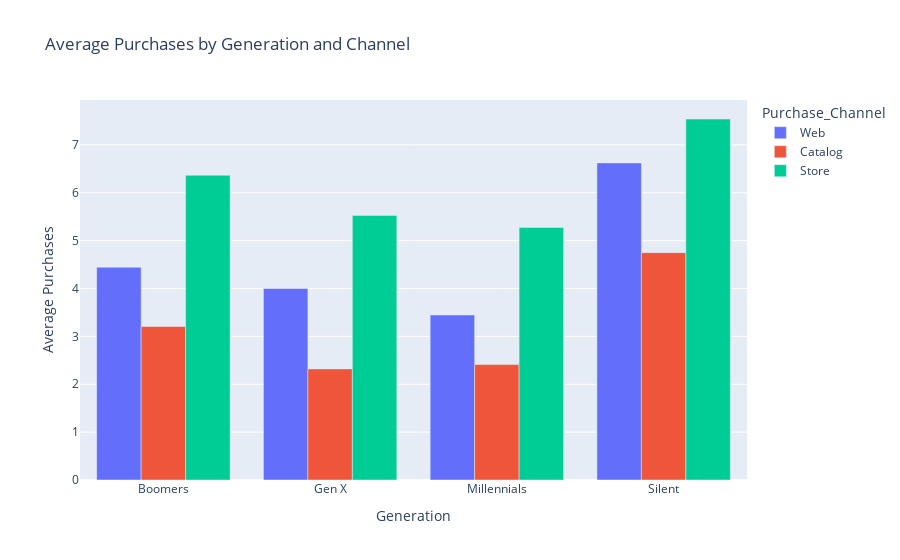

Write notebook code for a chart like this one.
### Code cell
# Calculating the average number of purchases for each channel based on generation group
avg_purchases_by_gen = df.groupby('gen')[['web_buy', 'catalog_buy', 'store_buy']].mean().reset_index()
avg_purchases_melted = avg_purchases_by_gen.melt(
    id_vars=['gen'], 
    value_vars=['web_buy', 'catalog_buy', 'store_buy'],
    var_name='Purchase_Channel', 
    value_name='Average_Purchases'
)
avg_purchases_melted['Purchase_Channel'] = avg_purchases_melted['Purchase_Channel'].replace({
    'web_buy': 'Web',
    'catalog_buy': 'Catalog',
    'store_buy': 'Store'
})
fig = px.bar(
    avg_purchases_melted, 
    x='gen', 
    y='Average_Purchases', 
    color='Purchase_Channel',
    title='Average Purchases by Generation and Channel',
    barmode='group',
    labels={'Average_Purchases': 'Average Purchases', 'gen': 'Generation'}
)
fig.show()

### Figure 1 — Plotly figure (JSON) as saved in the notebook; plotly's stock layout.template omitted (floating-point values rounded to 4 significant figures)
{"data": [{"alignmentgroup": "True", "hovertemplate": "Purchase_Channel=Web<br>Generation=%{x}<br>Average Purchases=%{y}<extra></extra>", "legendgroup": "Web", "marker": {"color": "#636efa", "pattern": {"shape": ""}}, "name": "Web", "offsetgroup": "Web", "orientation": "v", "showlegend": true, "textposition": "auto", "type": "bar", "x": ["Boomers", "Gen X", "Millennials", "Silent"], "xaxis": "x", "y": [4.445, 4.002, 3.447, 6.625], "yaxis": "y"}, {"alignmentgroup": "True", "hovertemplate": "Purchase_Channel=Catalog<br>Generation=%{x}<br>Average Purchases=%{y}<extra></extra>", "legendgroup": "Catalog", "marker": {"color": "#EF553B", "pattern": {"shape": ""}}, "name": "Catalog", "offsetgroup": "Catalog", "orientation": "v", "showlegend": true, "textposition": "auto", "type": "bar", "x": ["Boomers", "Gen X", "Millennials", "Silent"], "xaxis": "x", "y": [3.206, 2.321, 2.41, 4.75], "yaxis": "y"}, {"alignmentgroup": "True", "hovertemplate": "Purchase_Channel=Store<br>Generation=%{x}<br>Average Purchases=%{y}<extra></extra>", "legendgroup": "Store", "marker": {"color": "#00cc96", "pattern": {"shape": ""}}, "name": "Store", "offsetgroup": "Store", "orientation": "v", "showlegend": true, "textposition": "auto", "type": "bar", "x": ["Boomers", "Gen X", "Millennials", "Silent"], "xaxis": "x", "y": [6.366, 5.528, 5.275, 7.542], "yaxis": "y"}], "layout": {"barmode": "group", "legend": {"title": {"text": "Purchase_Channel"}, "tracegroupgap": 0}, "title": {"text": "Average Purchases by Generation and Channel"}, "xaxis": {"anchor": "y", "domain": [0, 1], "title": {"text": "Generation"}}, "yaxis": {"anchor": "x", "domain": [0, 1], "title": {"text": "Average Purchases"}}}}
